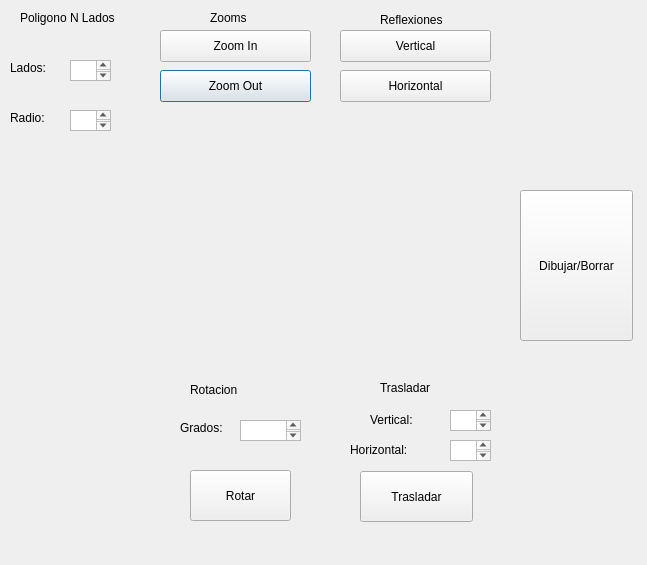
<?xml version="1.0" encoding="UTF-8"?>
<ui version="4.0">
 <class>poligononlados</class>
 <widget class="QDialog" name="poligononlados">
  <property name="geometry">
   <rect>
    <x>0</x>
    <y>0</y>
    <width>647</width>
    <height>565</height>
   </rect>
  </property>
  <property name="windowTitle">
   <string>Dialog</string>
  </property>
  <widget class="QLabel" name="label">
   <property name="geometry">
    <rect>
     <x>20</x>
     <y>10</y>
     <width>161</width>
     <height>16</height>
    </rect>
   </property>
   <property name="text">
    <string>Poligono N Lados</string>
   </property>
  </widget>
  <widget class="QPushButton" name="pushButton_5">
   <property name="geometry">
    <rect>
     <x>160</x>
     <y>70</y>
     <width>151</width>
     <height>32</height>
    </rect>
   </property>
   <property name="text">
    <string>Zoom Out</string>
   </property>
  </widget>
  <widget class="QPushButton" name="pushButton">
   <property name="enabled">
    <bool>true</bool>
   </property>
   <property name="geometry">
    <rect>
     <x>520</x>
     <y>190</y>
     <width>113</width>
     <height>151</height>
    </rect>
   </property>
   <property name="text">
    <string>Dibujar/Borrar</string>
   </property>
  </widget>
  <widget class="QPushButton" name="pushButton_4">
   <property name="geometry">
    <rect>
     <x>160</x>
     <y>30</y>
     <width>151</width>
     <height>32</height>
    </rect>
   </property>
   <property name="text">
    <string>Zoom In</string>
   </property>
  </widget>
  <widget class="QPushButton" name="pushButton_7">
   <property name="geometry">
    <rect>
     <x>340</x>
     <y>30</y>
     <width>151</width>
     <height>32</height>
    </rect>
   </property>
   <property name="text">
    <string>Vertical</string>
   </property>
  </widget>
  <widget class="QTextEdit" name="boxXinicio">
   <property name="geometry">
    <rect>
     <x>450</x>
     <y>440</y>
     <width>41</width>
     <height>21</height>
    </rect>
   </property>
  </widget>
  <widget class="QLabel" name="label_5">
   <property name="geometry">
    <rect>
     <x>180</x>
     <y>420</y>
     <width>51</width>
     <height>16</height>
    </rect>
   </property>
   <property name="text">
    <string>Grados:</string>
   </property>
  </widget>
  <widget class="QPushButton" name="pushButton_3">
   <property name="geometry">
    <rect>
     <x>190</x>
     <y>470</y>
     <width>101</width>
     <height>51</height>
    </rect>
   </property>
   <property name="text">
    <string>Rotar</string>
   </property>
  </widget>
  <widget class="QLabel" name="label_4">
   <property name="geometry">
    <rect>
     <x>350</x>
     <y>440</y>
     <width>81</width>
     <height>20</height>
    </rect>
   </property>
   <property name="text">
    <string>Horizontal:</string>
   </property>
  </widget>
  <widget class="QLabel" name="label_9">
   <property name="geometry">
    <rect>
     <x>380</x>
     <y>10</y>
     <width>81</width>
     <height>20</height>
    </rect>
   </property>
   <property name="text">
    <string>Reflexiones</string>
   </property>
  </widget>
  <widget class="QLabel" name="label_10">
   <property name="geometry">
    <rect>
     <x>190</x>
     <y>380</y>
     <width>81</width>
     <height>20</height>
    </rect>
   </property>
   <property name="text">
    <string>Rotacion</string>
   </property>
  </widget>
  <widget class="QLabel" name="label_3">
   <property name="geometry">
    <rect>
     <x>10</x>
     <y>60</y>
     <width>51</width>
     <height>16</height>
    </rect>
   </property>
   <property name="text">
    <string>Lados:</string>
   </property>
  </widget>
  <widget class="QLabel" name="label_6">
   <property name="geometry">
    <rect>
     <x>370</x>
     <y>410</y>
     <width>61</width>
     <height>20</height>
    </rect>
   </property>
   <property name="text">
    <string>Vertical:</string>
   </property>
  </widget>
  <widget class="QPushButton" name="pushButton_2">
   <property name="geometry">
    <rect>
     <x>360</x>
     <y>471</y>
     <width>113</width>
     <height>51</height>
    </rect>
   </property>
   <property name="text">
    <string>Trasladar</string>
   </property>
  </widget>
  <widget class="QPushButton" name="pushButton_6">
   <property name="geometry">
    <rect>
     <x>340</x>
     <y>70</y>
     <width>151</width>
     <height>32</height>
    </rect>
   </property>
   <property name="text">
    <string>Horizontal</string>
   </property>
  </widget>
  <widget class="QLabel" name="label_8">
   <property name="geometry">
    <rect>
     <x>380</x>
     <y>380</y>
     <width>60</width>
     <height>16</height>
    </rect>
   </property>
   <property name="text">
    <string>Trasladar</string>
   </property>
  </widget>
  <widget class="QTextEdit" name="boxGrados">
   <property name="geometry">
    <rect>
     <x>240</x>
     <y>420</y>
     <width>61</width>
     <height>21</height>
    </rect>
   </property>
  </widget>
  <widget class="QTextEdit" name="boxLados">
   <property name="geometry">
    <rect>
     <x>70</x>
     <y>60</y>
     <width>41</width>
     <height>21</height>
    </rect>
   </property>
  </widget>
  <widget class="QTextEdit" name="boxYinicio">
   <property name="geometry">
    <rect>
     <x>450</x>
     <y>410</y>
     <width>41</width>
     <height>21</height>
    </rect>
   </property>
  </widget>
  <widget class="QLabel" name="label_11">
   <property name="geometry">
    <rect>
     <x>210</x>
     <y>10</y>
     <width>60</width>
     <height>16</height>
    </rect>
   </property>
   <property name="text">
    <string>Zooms</string>
   </property>
  </widget>
  <widget class="QLabel" name="label_7">
   <property name="geometry">
    <rect>
     <x>10</x>
     <y>110</y>
     <width>41</width>
     <height>16</height>
    </rect>
   </property>
   <property name="text">
    <string>Radio:</string>
   </property>
  </widget>
  <widget class="QTextEdit" name="boxRadio">
   <property name="geometry">
    <rect>
     <x>70</x>
     <y>110</y>
     <width>41</width>
     <height>21</height>
    </rect>
   </property>
  </widget>
 </widget>
 <resources/>
 <connections/>
</ui>
